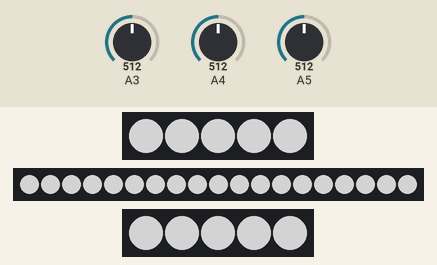
Simulated run of this sketch. Board: Arduino Uno, built with avr-gcc and run on an emulated ATmega328P. On the bench: 2 × 5 RGB LEDs in strip order, left to right, 19 RGB LEDs in strip order, left to right. Inputs (shaded band) come from the test bench; at power-on: A3 = 512, A4 = 512, A5 = 512. Dim RGB values are drawn brighter than linear.

Above: at 3.2 s.
3.3 s: A3 set to 716
At 4.99 s:
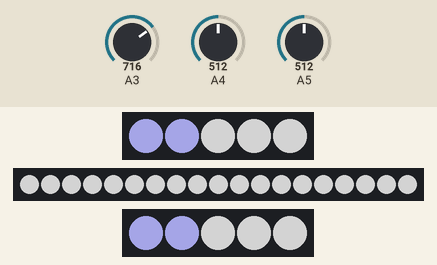
6.6 s: A4 set to 716
9.8 s: A5 set to 306
At 12.16 s:
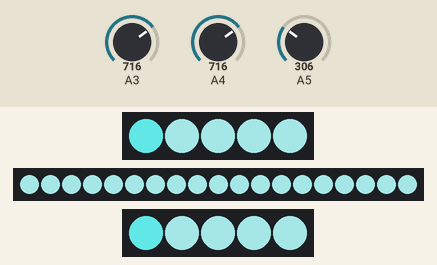
13.9 s: A3 set to 511
17.1 s: A5 set to 511
At 19.53 s:
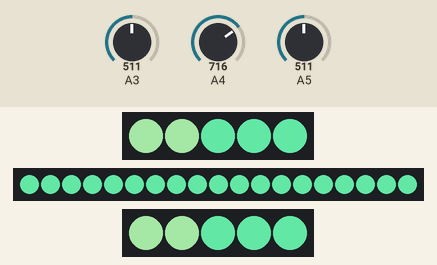
21.1 s: A4 set to 1023
At 25.0 s:
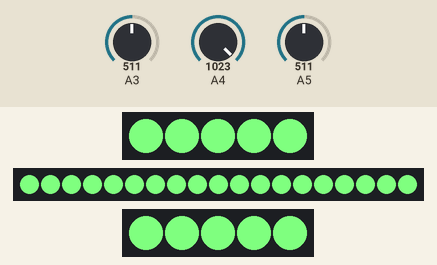
Timing chart, 0 to 25.3 s (numbered marks = the images above; inputs shaded):
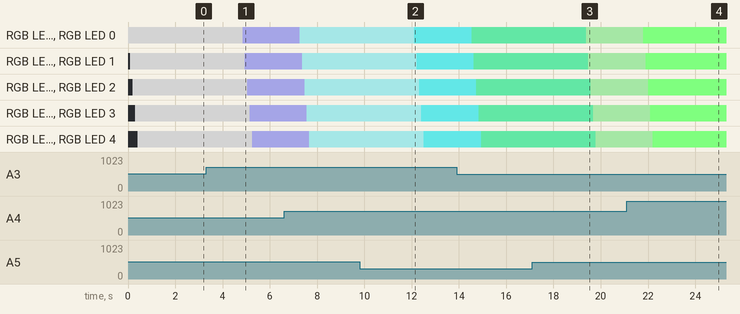

The sketch:

Analog_IO.ino
```cpp
#include <Adafruit_NeoPixel.h>
#ifdef __AVR__
  #include <avr/power.h>
#endif

#define PIN            12
#define NUMPIXELS      5

#define PIN2            8
#define NUMPIXELS2      19

#define PIN3            13
#define NUMPIXELS3      5

#define BRIGHTNESS 255

Adafruit_NeoPixel pixels = Adafruit_NeoPixel(NUMPIXELS, PIN, NEO_GRB + NEO_KHZ800);
Adafruit_NeoPixel pixelsLong = Adafruit_NeoPixel(NUMPIXELS2, PIN2, NEO_GRB + NEO_KHZ800);
Adafruit_NeoPixel pixelsShort = Adafruit_NeoPixel(NUMPIXELS3, PIN3, NEO_GRB + NEO_KHZ800);

int delayval = 100;

int pot1;
int pot2;
int pot3;
int color;


void setup() {
  // put your setup code here, to run once:
  pixels.begin();
  pixelsLong.begin();
  pixelsShort.begin();
  pixels.setBrightness(BRIGHTNESS);
  pixelsLong.setBrightness(BRIGHTNESS);
  pixelsShort.setBrightness(BRIGHTNESS);
//  Serial.begin(9600);
}

void loop() {
  // put your main code here, to run repeatedly:
  pot1 = analogRead(A5);
  pot2 = analogRead(A4);
  pot3 = analogRead(A3);

  int pot1Map = map(pot1, 0, 1023, 0, 255);
  int pot2Map = map(pot2, 0, 1023, 0, 255);
  int pot3Map = map(pot3, 0, 1023, 0, 255);

  for(int i=0;i<NUMPIXELS;i++){

    pixels.setPixelColor(i, pixels.Color(pot1Map,pot2Map,pot3Map));
    pixels.show();

    pixelsShort.setPixelColor(i, pixelsShort.Color(pot1Map,pot2Map,pot3Map));
    pixelsShort.show();

    delay(delayval);

  }

  for(int i=0;i<NUMPIXELS2;i++){

    pixelsLong.setPixelColor(i, pixelsLong.Color(pot1Map,pot2Map,pot3Map));
    pixelsLong.show();

    delay(delayval);

  }

//  Serial.print("pot1: ");
//  Serial.println(pot1);

}
```

Measured:
- after the input at 3.3 s, RGB LED 0: RGB(127, 127, 127) → RGB(127, 127, 178) after 1.5 s; RGB LED 1: RGB(127, 127, 127) → RGB(127, 127, 178) after 1.6 s
- after the input at 9.8 s, RGB LED 0: RGB(127, 178, 178) → RGB(76, 178, 178) after 2.3 s; RGB LED 1: RGB(127, 178, 178) → RGB(76, 178, 178) after 2.4 s
- after the input at 17.1 s, RGB LED 0: RGB(76, 178, 127) → RGB(127, 178, 127) after 2.3 s; RGB LED 1: RGB(76, 178, 127) → RGB(127, 178, 127) after 2.4 s
- after the input at 21.1 s, the LEDs: first differ from a run without the input after 0.70 s (image 4 shows a later state)
